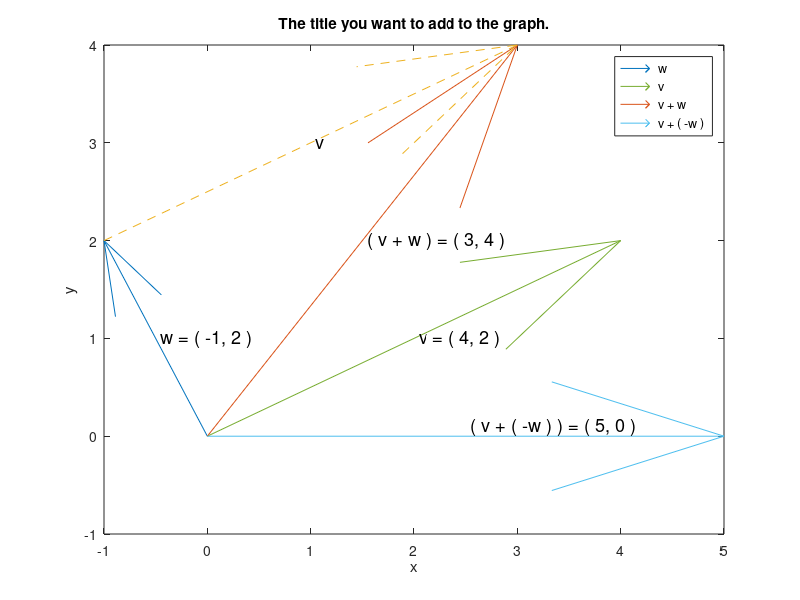

The MATLAB script that drew this image:
v = [ 1 ; 1 ]
w = [ 2 ; 3 ]
3 * v + 5 * w

w = [ -1 ; 2 ]
v = [ 4 ; 2 ]
v + w


quiver( 0, 0, -1, 2, 1)
text( -0.5, 1, '\fontsize{18} w = ( -1, 2 ) ' );

hold
quiver( 0, 0, 4, 2, 1 )
text( 2, 1, '\fontsize{18} v = ( 4, 2 ) ');

quiver( 0, 0, 3, 4, 1 )
text( 1.5, 2, '\fontsize{18} ( v + w ) = ( 3, 4 )');

quiver( 0, 0, 5, 0, 1 )
text( 2.5, 0.1, '\fontsize{18} ( v + ( -w ) ) = ( 5, 0 )');


quiver( -1, 2, 4, 2, 1, '--' )
text( 1, 3, '\fontsize{18} v ');

title('The title you want to add to the graph.');
xlabel('x'); ylabel('y');
legend(' w ', ' v ', ' v + w ', ' v + ( -w ) ' )  
     

% t=[0,2,4,6,8];
% y1=[0,0.075,0.135,0.1875,0.255];
% y2=[0,0.0625,0.125,0.25,0.5];
% y3=[0,0.0125,0.025,0.05,0.1];
% y4=[0.01,0.01,0.01,0.01,0.01];
% subplot(2,2,1),plot(t,y1),title('line1');
% subplot(2,2,2),plot(t,y2),title('line2');
% subplot(2,2,3),plot(t,y3),title('line3');
% subplot(2,2,4),plot(t,y4),title('line4');

% 
% x=[0 0 0 0];
% y=x;
% u=[1 -1 0 0];
% v=[0 0 1 -1];
% quiver(x,y,u,v)